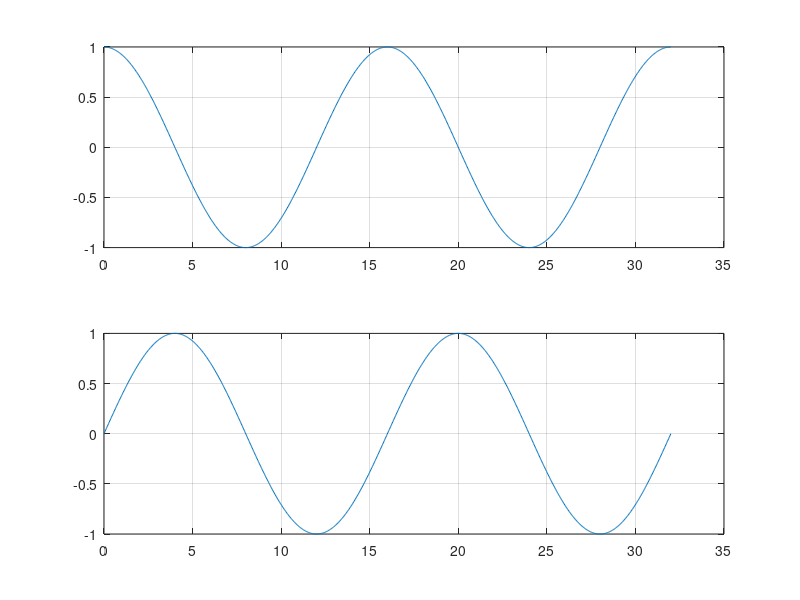

Write the MATLAB code that produced this figure.
%Ejercicio 1
%C)
tinicio = 0;
tfinal = 32;
np = 1000;

t = tinicio:(tfinal - tinicio) / (np - 1):tfinal;

F = exp(1j*pi/8*t);

subplot(2,1,1)
plot(t, F)
grid
subplot(2,1,2)
plot(t, imag(F))
grid